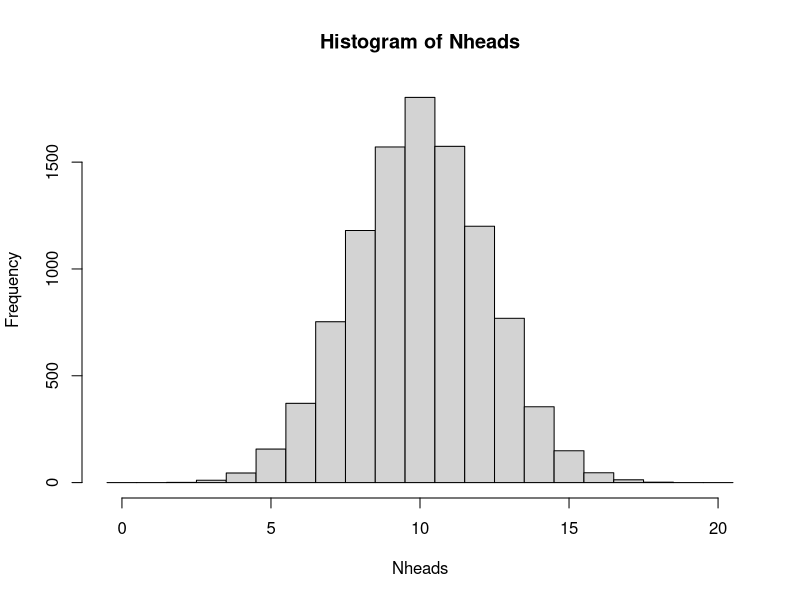
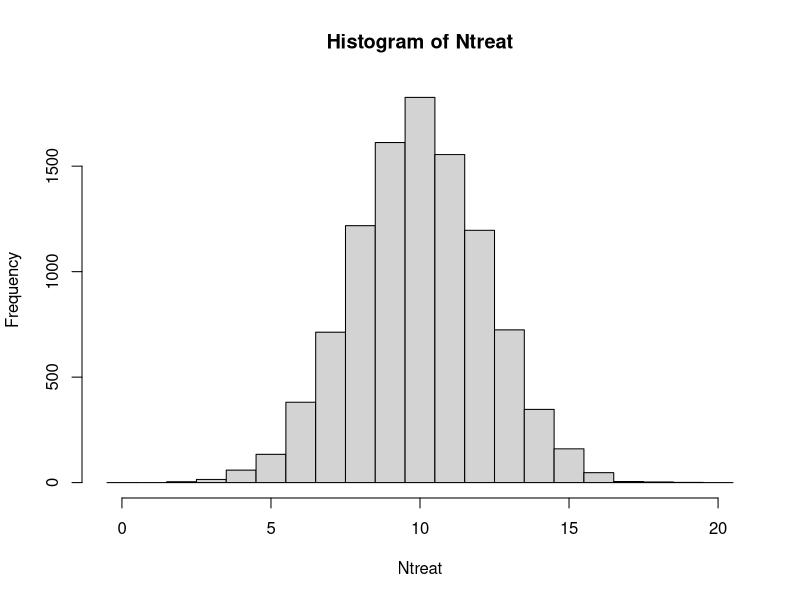
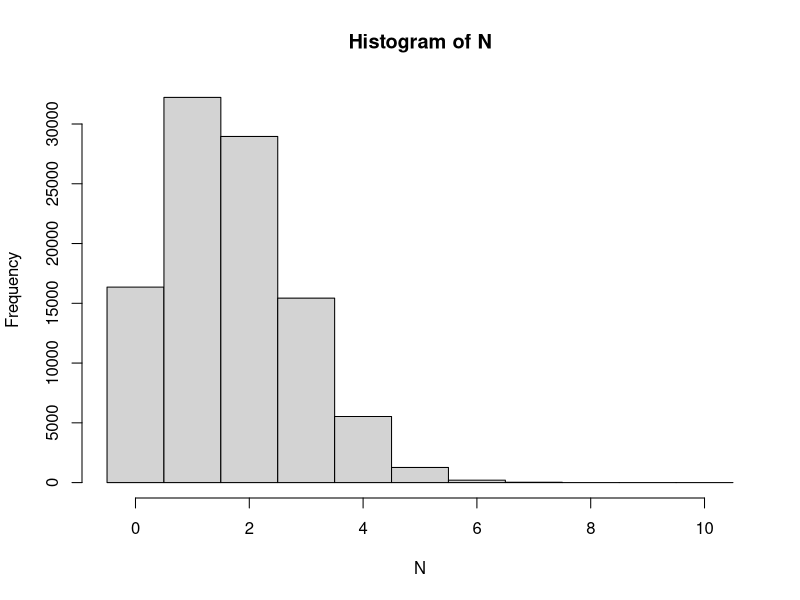
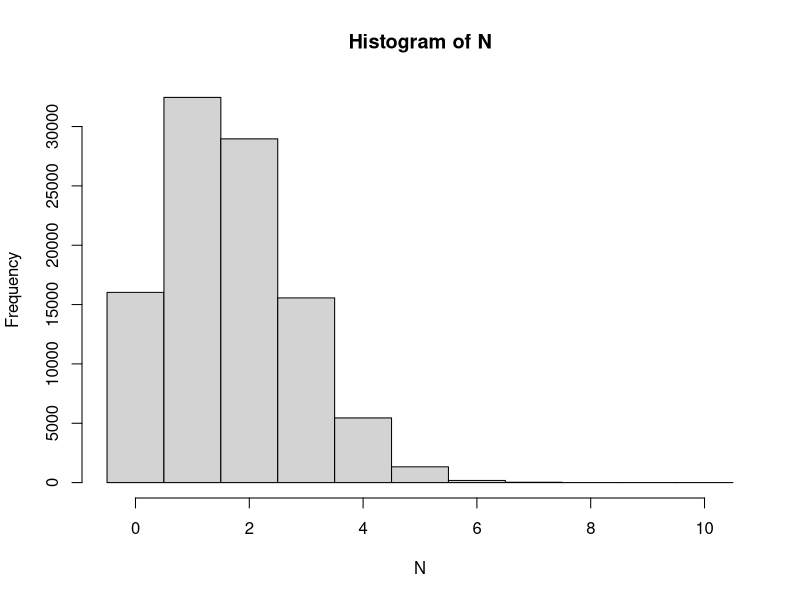
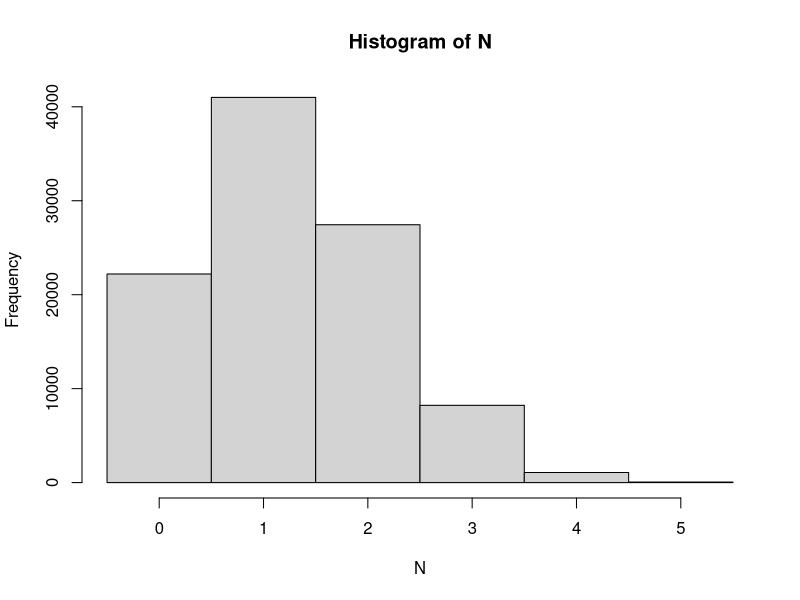

Write the R code that produced these figures, in order.
## ---- chunk 1
options(digits=2)
## ---- chunk 2
## A single coin toss
sample(c("H", "T"), size=1)
## Another coin toss
sample(c("H", "T"), size=1)

## 20 independent coin tosses
(coins <- sample(c("H", "T"), size=20, replace=TRUE))
## How many heads did we get in these particular 20 draws?
sum(coins == "H")

## The simulation is about repeating this (20 random draws and summing up the number of heads) many times. To do it 10000 times;
Nheads <- replicate(10000, {
  coins <- sample(c("H", "T"), size=20, replace=TRUE)
  sum(coins == "H")
})
## ---- chunk 3
## Number of times of the 10000 with exactly 15 heads
sum(Nheads==15)
## divide by 10000 to get the probability
sum(Nheads==15)/10000
## or compute using mean (why does this work?)
mean(Nheads==15)
## ---- chunk 4
mean(Nheads<7)
## ---- chunk 5
## plot the distribution and read the graph
hist(Nheads, breaks=0:21-0.5)

## or tabulate
table(Nheads)
## ---- chunk 6
## probability of 15 heads or more
mean(Nheads>=15)
## ---- chunk 7
mean(Nheads<=2)
sum(Nheads<=2)
## with this low number of observations, more repeats is required to get a more accurate answer

Nheads <- replicate(1000000, {
  coins <- sample(c("H", "T"), size=20, replace=TRUE)
  sum(coins == "H")
})
sum(Nheads<=2)
mean(Nheads<=2)
## ---- chunk 8
## Randomization for a single patient
sample(c("T", "C"), size=1)

## Randomize 20 independent patients
(patients <- sample(c("T", "C"), size=20, replace=TRUE))
## How many patients are assigned to treatment group?
sum(patients == "T")

## Simulate by repeating 10000 times
Ntreat <- replicate(10000, {
  patients <- sample(c("T", "C"), size=20, replace=TRUE)
  sum(patients == "T")
})
## ---- chunk 9
## Proportion of the 10000 repeats with exactly 15 T
mean(Ntreat==15)
## ---- chunk 10
mean(Ntreat<7)
## ---- chunk 11
## plot the distribution and read the graph
hist(Ntreat, breaks=0:21-0.5)

## or tabulate
table(Ntreat)
## ---- chunk 12
## probability of 15 T or more
mean(Ntreat>=15)
## ---- chunk 13
mean(Ntreat<=2)
sum(Ntreat<=2)
## with this low number of observations, more repeats is required to get a more accurate answer
  
Ntreat <- replicate(1000000, {
  patients <- sample(c("T", "C"), size=20, replace=TRUE)
  sum(patients == "T")
})
sum(Ntreat<=2)
mean(Ntreat<=2)
## ---- chunk 14
##Simulate thowing 10 dice and counting the number of sixes.
N <- replicate(100000, sum(sample(1:6, size=10, replace=TRUE)==6))
table(N)
##The probability mass function
table(N)/length(N)
hist(N, breaks=(0:11)-0.5)
## ---- chunk 15
sum(N>=5)
sum(N>=5)/length(N)
mean(N>=5)
## ---- chunk 16
mean(N==2)
## ---- chunk 17
mean(N)
10*1/6
## ---- chunk 18
##Simulate picking 10 colonies and counting the number of antibiotic resistant ones.
N <- replicate(100000, sum(sample(1:6, size=10, replace=TRUE)==6))
table(N)
##The probability mass function
table(N)/length(N)
hist(N, breaks=(0:11)-0.5)
## ---- chunk 19
sum(N>=5)
sum(N>=5)/length(N)
mean(N>=5)
## ---- chunk 20
mean(N==2)
## ---- chunk 21
mean(N)
10*1/6
## ---- chunk 22
N <- replicate(100000, sum(sample(rep(0:1, c(39,13)), size=5)))
hist(N, breaks=(0:6)-.5)
## P(N==5)
mean(N==5)
## ---- chunk 23
## Solution using 100 replicates
x <- replicate(100, sum(sample(c(0,0,0,0,0,0,0,1,1,1), size=3, replace=TRUE)))
table(x)
mean(x==0)
## Solution using 1000 replicates
x <- replicate(1000, sum(sample(c(0,0,0,0,0,0,0,1,1,1), size=3, replace=TRUE)))
table(x)
mean(x==0)
## Solution using 100000 replicates
x <- replicate(100000, sum(sample(c(0,0,0,0,0,0,0,1,1,1), size=3, replace=TRUE)))
table(x)
mean(x==0)
## ---- chunk 24
## Solution using 100000 replicates
x <- replicate(100000, sum(sample(rep(c(0, 1), c(14, 6)), size=3, replace=FALSE)))
table(x)
mean(x==0)
## ---- chunk 25
## Solution using 100000 replicates
x <- replicate(100000, sum(sample(rep(c(0, 1), c(140, 60)), size=3, replace=FALSE)))
table(x)
mean(x==0)
## ---- chunk 26
## 1.6 Solution using the Binomial distribution
pbinom(0, 3, 0.3)

## 1.7 Solution using the hypergeometric distribution
phyper(0, 6, 20-6, 3)

## 1.8 Solution using the hypergeometric distribution
phyper(0, 60, 200-60, 3)
## ---- chunk 27
## 200 A genes.
## 20000-200 non-A genes.
## 1000 genes selected.
## P(X>=20) = 1 - P(X<=19)
## lower.tail gives the complement
phyper(19, 200, 20000-200, 1000, lower.tail=FALSE)
## ---- chunk 28
## Assume there are 5 workdays in a week.
x <- replicate(100000, {x<-sample(1:5, 3); y<-sample(1:5,3); length(intersect(x,y))})
table(x)

dhyper(0:3, 3, 2, 3)
## ---- chunk 29
n <- 10000
p <- 3/100000
ppois(0, n*p)
## ---- chunk 30
ppois(1, n*p, lower.tail=FALSE)
